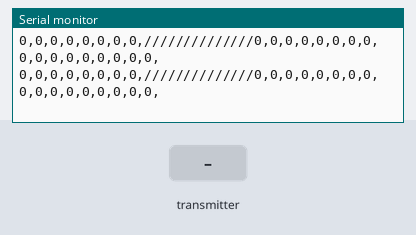
Recording of a sketch running on a simulated Arduino Uno, built with avr-gcc and run on an emulated ATmega328P. Shown: the last lines printed to the serial monitor. Inputs (shaded band) come from the test bench. No radio packets arrive unless stated.

Above: at 1.7 s.
1.8 s: the transmitter starts sending priyom.0 = 256
At 1.94 s:
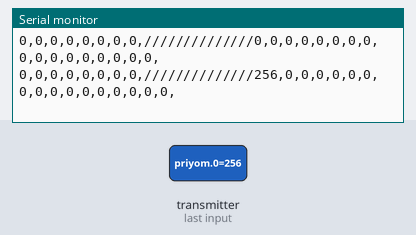
4.8 s: the transmitter starts sending priyom.1 = 256
At 4.98 s:
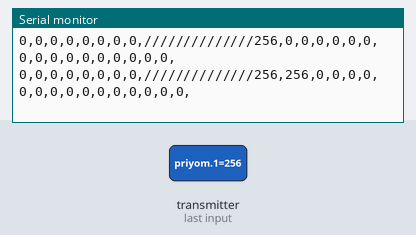
7.8 s: the transmitter starts sending priyom.2 = 256
At 7.97 s:
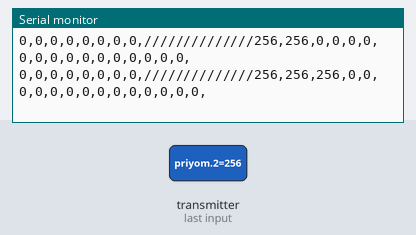
10.8 s: the transmitter starts sending priyom.3 = 256
At 10.96 s:
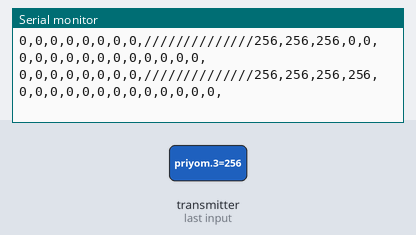
13.8 s: the transmitter starts sending priyom.4 = 1023
At 13.97 s:
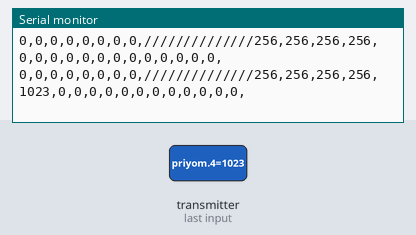
16.8 s: the transmitter starts sending priyom.5 = 256
At 16.93 s:
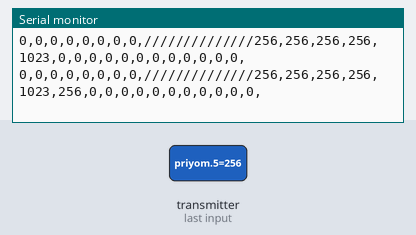

Measured:
- after the input at 1.8 s, the serial monitor: prints a new line after 0.08 s (image 1)
- after the input at 4.8 s, the serial monitor: prints a new line after 0.12 s (image 2)
- after the input at 7.8 s, the serial monitor: prints a new line after 0.10 s (image 3)
- after the input at 10.8 s, the serial monitor: prints a new line after 0.10 s (image 4)
- after the input at 13.8 s, the serial monitor: prints a new line after 0.10 s (image 5)
- after the input at 16.8 s, the serial monitor: prints a new line after 0.06 s (image 6)

The sketch:

uboat_rf_base.ino
```cpp
#include <SPI.h>
#include <nRF24L01.h>
#include <RF24.h>
int priyom[17]={0,0,0,0,0,0,0,0,0,0,0,0,0,0,0,0,0};
int in [2] = {0,0};
String test=" " ;
int parametr[8] = {0,0,0,0,0,0,0,0};
int finder = 0;
int techpar = 0;
int showparametr = 0;
unsigned long mode  = 0;
RF24 radio(9, 10); // CE and CSN
const byte txAddr[6] = "00001";  // адрес
const byte rxAddr[6] = "00011";  // адрес
void setup()
{
  delay(500);
  radio.begin();
  radio.setRetries(15, 15);
  radio.openWritingPipe(txAddr);
  radio.openReadingPipe(0,rxAddr);
  Serial.begin(9600);
}

void loop()
{


  radio.stopListening();
  int text[1];
  if(Serial.available()){
  mode= Serial.parseInt();
  in[0] = mode%100;
  in[1] = mode/100;
  }
techpar = in[0];
parametr[techpar] = in[1];
while(showparametr < 8){
Serial.print ( parametr [showparametr]);
Serial.print (",");
  showparametr++;
}
showparametr=0;
Serial.print ("//////////////");
while(showparametr < 17){
Serial.print (priyom[showparametr]);
Serial.print (",");
  showparametr++;
}
  showparametr=0;
 // Serial.print(in[0]);
  Serial.println("");
  //Serial.println(in[1]);
 radio.write(&parametr, sizeof(parametr));


  radio.startListening();
  while(radio.available()){
    radio.read(&priyom, sizeof(priyom));
   // Serial.print(ghr[0]);
  }
  delay(1);
}
```
